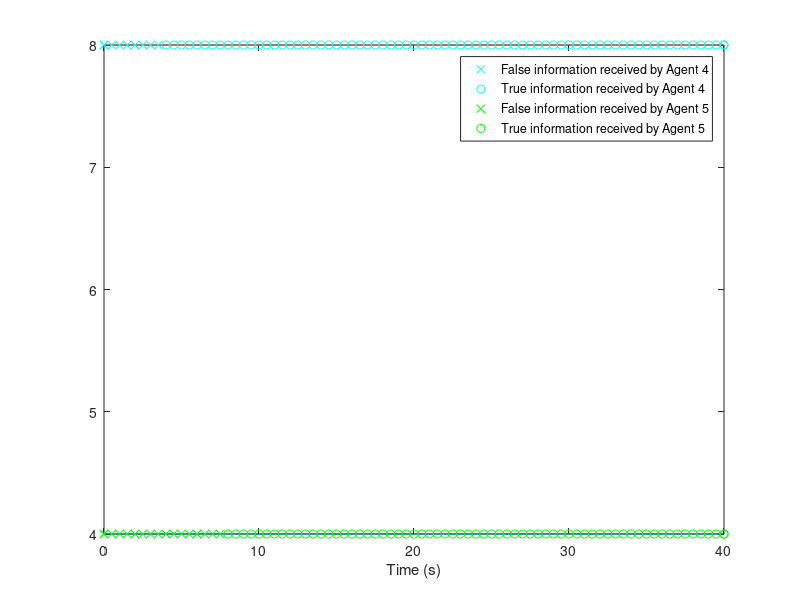

Write MATLAB code to recreate this figure.
x=[0
0.5
1
1.5
2
2.5
3
3.5
4
4.5
5
5.5
6
6.5
7
7.5
8
8.5
9
9.5
10
10.5
11
11.5
12
12.5
13
13.5
14
14.5
15
15.5
16
16.5
17
17.5
18
18.5
19
19.5
20
20.5
21
21.5
22
22.5
23
23.5
24
24.5
25
25.5
26
26.5
27
27.5
28
28.5
29
29.5
30
30.5
31
31.5
32
32.5
33
33.5
34
34.5
35
35.5
36
36.5
37
37.5
38
38.5
39
39.5
40
];
y=[4
4
4
4
4
4
4
4
4
4
4
4
4
4
4
4
4
4
4
4
4
4
4
4
4
4
4
4
4
4
4
4
4
4
4
4
4
4
4
4
4
4
4
4
4
4
4
4
4
4
4
4
4
4
4
4
4
4
4
4
4
4
4
4
4
4
4
4
4
4
4
4
4
4
4
4
4
4
4
4
4
];
z=[8
8
8
8
8
8
8
8
8
8
8
8
8
8
8
8
8
8
8
8
8
8
8
8
8
8
8
8
8
8
8
8
8
8
8
8
8
8
8
8
8
8
8
8
8
8
8
8
8
8
8
8
8
8
8
8
8
8
8
8
8
8
8
8
8
8
8
8
8
8
8
8
8
8
8
8
8
8
8
8
8
];
plot(x,y);
hold on
plot(x,z);
xlabel('Time (s)');

plot(0,8,'cx');plot(0.5,8,'cx');plot(1,8,'cx');plot(1.5,8,'cx');
plot(2,8,'cx');plot(2.5,8,'cx');plot(3,8,'cx');plot(3.5,8,'cx');
for i=8:80
plot(0.5*i,8,'co');
end

plot(0,4,'gx');plot(0.5,4,'gx');plot(1,4,'gx');plot(1.5,4,'gx');
plot(2,4,'gx');plot(2.5,4,'gx');plot(3,4,'gx');plot(3.5,4,'gx');
plot(4,4,'gx');plot(4.5,4,'gx');plot(5,4,'gx');plot(5.5,4,'gx');
plot(6,4,'gx');plot(6.5,4,'gx');plot(7,4,'gx');plot(7.5,4,'gx');
for i=16:80
plot(0.5*i,4,'go');
end
%legend ('Agent2','','Agent3','Agent4','Agent5');

legend([plot(0,8,'cx') plot(0.5*i,8,'co') plot(0,4,'gx')  plot(0.5*i,4,'go')],'False information received by Agent 4','True information received by Agent 4','False information received by Agent 5','True information received by Agent 5');
